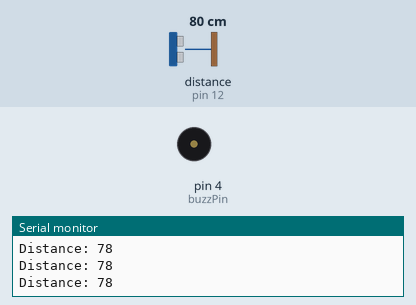
The sketch below on a simulated Arduino Uno, built with avr-gcc and run on an emulated ATmega328P. Parts: buzzer (waves = sounding, pin HIGH), the last lines printed to the serial monitor. Wiring (inferred from the names in the program): ultrasonic range finder: trigger pin 10; echo pin 12. The test bench sets the inputs (shaded band); at power-on: distance to the obstacle (sensor on pin 12) 80 cm. The echo pulse lasts 58.3 µs per cm; pins used as bus, display or sensor lines are not drawn.

Above: at 1.2 s.
1.3 s: distance to the obstacle (sensor on pin 12) set to 44 cm
2.8 s: distance to the obstacle (sensor on pin 12) set to 38 cm
At 4.0 s:
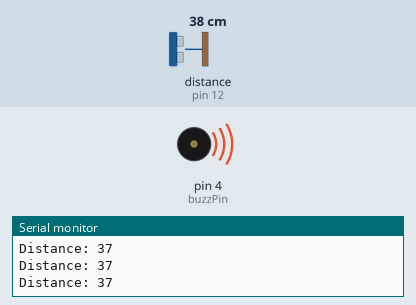
4.3 s: distance to the obstacle (sensor on pin 12) set to 120 cm
At 4.7 s:
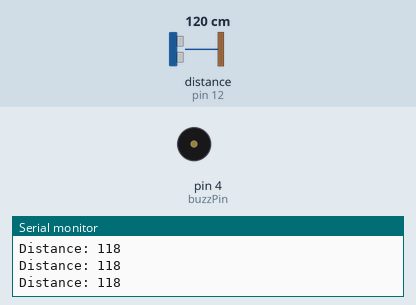
5.8 s: distance to the obstacle (sensor on pin 12) set to 2 cm
At 6.5 s:
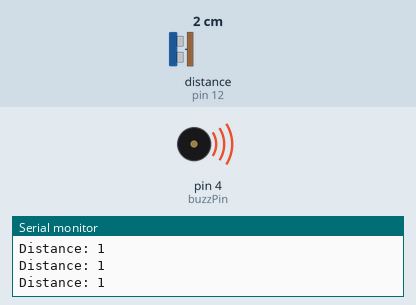
Timing chart, 0 to 8.3 s (numbered marks = the images above; inputs shaded):
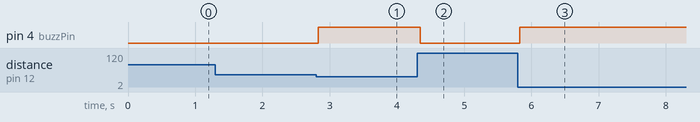

The sketch:

Smart_doorbell.ino
```cpp
int const trigPin = 10;
int const echoPin = 12;
int const buzzPin = 4;

void setup()
{
  pinMode(trigPin, OUTPUT);
  pinMode(echoPin, INPUT);
  pinMode(buzzPin, OUTPUT);
  digitalWrite(buzzPin, LOW);   // make sure buzzer starts OFF
  Serial.begin(9600);
}

void loop()
{
  long duration;
  int distance;

  // Proper 10us trigger pulse
  digitalWrite(trigPin, LOW);
  delayMicroseconds(2);
  digitalWrite(trigPin, HIGH);
  delayMicroseconds(10);
  digitalWrite(trigPin, LOW);

  // Timeout after 30ms (~5m range) so it doesn't hang if no echo
  duration = pulseIn(echoPin, HIGH, 30000);

  if (duration == 0) {
    Serial.println("No echo - out of range");
    digitalWrite(buzzPin, LOW);  // no object detected -> buzzer off
    delay(60);
    return;
  }

  distance = (duration * 0.034) / 2;

  Serial.print("Distance: ");
  Serial.println(distance);

  if (distance > 0 && distance <= 40)
  {
    digitalWrite(buzzPin, HIGH); // object close -> buzz
  }
  else
  {
    digitalWrite(buzzPin, LOW);  // nothing close -> quiet
  }

  delay(60);
}
```

Measured:
- the behaviour switches between 42 and 41 cm on distance to the obstacle (sensor on pin 12) (found by bisection; images 0 and 1)
- after the input at 2.8 s, pin 4 (buzzPin): LOW → HIGH at once
- after the input at 4.3 s, pin 4 (buzzPin): HIGH → LOW after 0.05 s
- after the input at 5.8 s, pin 4 (buzzPin): LOW → HIGH at once
